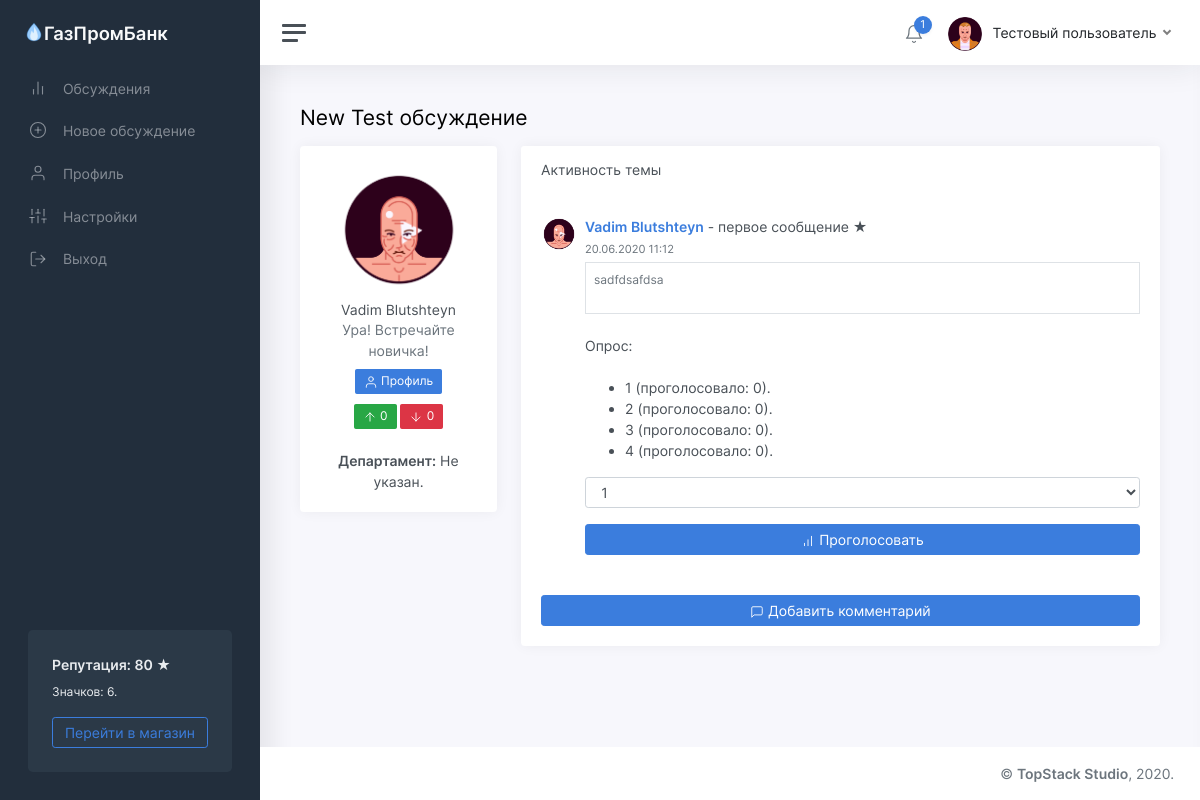
The app's page /thread/8 (signed in) with its own data.
### tables this page shows
CREATE TABLE "users" (
	"id"	INTEGER NOT NULL UNIQUE,
	"password"	TEXT NOT NULL,
	"email"	TEXT NOT NULL UNIQUE,
	"status"	TEXT NOT NULL,
	"rating"	INTEGER NOT NULL,
	"moderator"	INTEGER,
	"blocked"	INTEGER,
	"description"	TEXT,
	"name"	TEXT NOT NULL,
	"avatar"	INTEGER,
	"badges"	TEXT,
	"department"	TEXT,
	PRIMARY KEY("id")
);

CREATE TABLE "threads" (
	"id"	INTEGER NOT NULL UNIQUE,
	"owner"	INTEGER NOT NULL,
	"title"	TEXT NOT NULL,
	"content"	TEXT,
	"date"	INTEGER,
	"up"	INTEGER,
	"down"	INTEGER,
	"views"	INTEGER,
	"status"	TEXT,
	"department"	TEXT,
	PRIMARY KEY("id")
);

### app/views.py (the view)
@app.route('/thread/<identifier>')
def showThread(identifier):
	user = getUser(session['id'])
	thread = getThread(identifier)
	if thread:
		author = getUser(thread['owner'])
		survey = getSurvey(identifier)
		voiced = isVoiced('poll', identifier, user['id'])
		if thread['status'] == 'deleted':
			if user['id'] == thread['owner'] or user['moderator']:
				return render_template('thread.html', thread=thread, user=user, author=author, comments=getComments(identifier), message='deleted', survey=survey, voiced=voiced)
			return redirect('/threads?from=no_access')
		return render_template('thread.html', thread=thread, user=user, author=author, comments=getComments(identifier), message=request.args.get('from'), survey=survey, voiced=voiced)
	return redirect('/threads?from=not_found')

### app/functions.py (called while the page is built)
def getUser(identifier):
	conn = sqlite3.connect(db_path)
	conn.row_factory = sqlite3.Row
	cursor = conn.cursor()
	cursor.execute('SELECT * FROM users where id="%s"' % identifier)
	user = cursor.fetchone()
	if user:
		user = dict(user)
		user['badges'] = json.loads(user['badges'])
		user['notifications'] = getNotifications(identifier)
	return user

def statusToText(status):
	return statuses[status]

def fromTimestamp(timestamp):
	return datetime.utcfromtimestamp(timestamp + 3600 * 3).strftime('%d.%m.%Y %H:%M')

def getThread(identifier):
	conn = sqlite3.connect(db_path)
	conn.row_factory = sqlite3.Row
	cursor = conn.cursor()
	cursor.execute('UPDATE threads SET views=views+1 WHERE id="%s"' % identifier)
	conn.commit()
	cursor.execute('SELECT * FROM threads WHERE id="%s"' % identifier)
	thread = cursor.fetchone()
	if thread:
		thread = dict(thread)
		thread['viewed_status'] = statusToText(thread['status'])
		thread['date'] = fromTimestamp(thread['date'])
	return thread

def getComments(thread_id):
	conn = sqlite3.connect(db_path)
	conn.row_factory = sqlite3.Row
	cursor = conn.cursor()
	cursor.execute('SELECT * FROM comments WHERE thread_id=%s' % thread_id)
	comments = cursor.fetchall()
	for x in range(len(comments)):
		comments[x] = dict(comments[x])
		comments[x]['date'] = fromTimestamp(comments[x]['date'])
		author = getUser(comments[x]['owner'])
		comments[x]['author_name'] = author['name']
		comments[x]['author_avatar'] = author['avatar']
	return comments

def isVoiced(target, identifier, owner):
	conn = sqlite3.connect(db_path)
	cursor = conn.cursor()
	cursor.execute('SELECT * FROM voices WHERE target="%s" AND id=%s AND owner=%s' % (target, identifier, owner))
	if cursor.fetchone() == None:
		return False
	return True

def getNotifications(user_id):
	conn = sqlite3.connect(db_path)
	conn.row_factory = sqlite3.Row
	cursor = conn.cursor()
	cursor.execute('SELECT * FROM notifications WHERE owner=%s' % user_id)
	notifications = cursor.fetchall()
	for x in range(len(notifications)):
		notifications[x] = dict(notifications[x])
		notifications[x]['date'] = fromTimestamp(notifications[x]['date'])
	notifications.reverse()
	return notifications

def getSurvey(thread_id):
	conn = sqlite3.connect(db_path)
	cursor = conn.cursor()
	cursor.execute('SELECT variants FROM polls WHERE thread_id=%s' % thread_id)
	survey = cursor.fetchone()
	if survey:
		survey = json.loads(survey[0])
	return survey

### templates/thread.html (shortened to what this page needs)
<!DOCTYPE html>
<html lang="ru">
	<head>
		<link href="/static/css/app.css" rel="stylesheet">
	</head>
	<body>
		<div class="wrapper">
			<nav id="sidebar" class="sidebar">
				<div class="sidebar-content js-simplebar">
					<a class="sidebar-brand" href="index.html">
					<span class="align-middle"><img src="/static/img/icons/favicon.png" style="width: 20px; margin-bottom: 5px;"><div style="display: inline-block;">ГазПромБанк</div></span>
					</a>
					<ul class="sidebar-nav">
						<li class="sidebar-item">
							<a class="sidebar-link" href="/threads">
							<i class="align-middle" data-feather="bar-chart-2"></i> <span class="align-middle">Обсуждения</span>
							</a>
						</li>
						<li class="sidebar-item">
							<a class="sidebar-link" href="/threads/new">
							<i class="align-middle" data-feather="plus-circle"></i> <span class="align-middle">Новое обсуждение</span>
							</a>
						</li>
						<li class="sidebar-item">
							<a class="sidebar-link" href="/profile">
							<i class="align-middle" data-feather="user"></i> <span class="align-middle">Профиль</span>
							</a>
						</li>
						<li class="sidebar-item">
							<a class="sidebar-link" href="/settings">
							<i class="align-middle" data-feather="sliders"></i> <span class="align-middle">Настройки</span>
							</a>
						</li>
						<li class="sidebar-item">
							<a class="sidebar-link" href="/logout">
							<i class="align-middle" data-feather="log-out"></i> <span class="align-middle">Выход</span>
							</a>
						</li>
					</ul>
					<div class="sidebar-cta">
						<div class="sidebar-cta-content">
							<strong class="d-inline-block mb-2">Репутация: {{user.rating}} &#9733;</strong>
							<div class="mb-3 text-sm">
								Значков: {{user.badges.__len__()}}.
							</div>
							<a href="/shop" class="btn btn-outline-primary btn-block">Перейти в магазин</a>
						</div>
					</div>
				</div>
			</nav>
			<div class="main">
				<nav class="navbar navbar-expand navbar-light navbar-bg">
					<a class="sidebar-toggle d-flex">
					<i class="hamburger align-self-center"></i>
					</a>
					<div class="navbar-collapse collapse">
						<ul class="navbar-nav navbar-align">
							<li class="nav-item dropdown">
								<a class="nav-icon dropdown-toggle" href="#" id="alertsDropdown" data-toggle="dropdown">
									<div class="position-relative">
										<i class="align-middle" data-feather="bell"></i>
										<span class="indicator">{{user.notifications.__len__()}}</span>
									</div>
								</a>
							</li>
							<li class="nav-item dropdown">
								<a class="nav-link dropdown-toggle d-none d-sm-inline-block" href="#" data-toggle="dropdown">
								<img src="/static/img/avatars/{{user.avatar}}.png" class="avatar img-fluid rounded mr-1"/> <span class="text-dark">{{user.name}}</span>
								</a>
							</li>
						</ul>
					</div>
				</nav>
	            <main class="content">
	               <div class="container-fluid p-0">
	                  <h1 class="h3 mb-3">{{thread.title}}</h1>
	                  <div class="row">
	                     <div class="col-md-4 col-xl-3">
	                        <div class="card mb-3">
	                           <div class="card-body text-center">
	                              <img src="/static/img/avatars/{{author.avatar}}.png" class="img-fluid rounded-circle mb-2" width="128" height="128" />
	                              <h5 class="card-title mb-0">{{author.name}}</h5>
	                              <div class="text-muted mb-2">{{author.status}}</div>
	                              <div>
	                                 <a class="btn btn-primary btn-sm" href="/profile/{{author.id}}"><span data-feather="user"></span> Профиль</a>
	                              </div>
	                              <div style="padding-top: 10px;">
	                                 <a class="btn btn-success btn-sm" href="/voice/up/thread/{{thread.id}}"><span data-feather="arrow-up"></span> {{thread.up}}</a>
	                                 <a class="btn btn-danger btn-sm" href="/voice/down/thread/{{thread.id}}"><span data-feather="arrow-down"></span> {{thread.down}}</a>
	                                 <br><br><a><b>Департамент:</b> {{thread.department}}.</a>
	                              </div>
	                           </div>
	                        </div>
	                     </div>
	                     <div class="col-md-8 col-xl-9">
	                        <div class="card">
	                           <div class="card-header">
	                              <h5 class="card-title mb-0">Активность темы</h5>
	                           </div>
		                       <div class="card-body h-100">
	                              <div class="media">
	                                 <a href="/profile/{{author.id}}"><img src="/static/img/avatars/{{author.avatar}}.png" width="36" height="36" class="rounded-circle mr-2"></a>
	                                 <div class="media-body">
	                                    <strong><a href="/profile/{{author.id}}">{{author.name}}</a></strong> - первое сообщение &#9733;<br />
	                                    <small class="text-muted">{{thread.date}}</small>
	                                    <div class="border text-sm text-muted p-2 mt-1">
	                                       {{ thread.content|safe }}
	                                    </div>
	                                    {% if survey %}
		                                    <br>
		                                    <a>Опрос:</a>
		                                    <br><br>
		                                    <ul>
		                                    	{% for variant in survey.keys() %}
										          	<li>
										          		{{variant}} (проголосовало: {{survey[variant]}}).
										          	</li>
										        {% endfor %}
										    </ul>
										    {% if not voiced %}
			                                    <form action="/poll/{{thread.id}}" method="POST">
			                                    	<select class="form-control mb-3" name="variant">
			                                    	{% for variant in survey.keys() %}
											          	<option value="{{variant}}">{{variant}}</option>
											        {% endfor %}
											        </select>
											        <button type="submit" class="btn btn-primary btn-block"><span data-feather="bar-chart"></span> Проголосовать</button>
											    </form>
											{% endif %}
									    {% endif %}
	                                 </div>
	                              </div>
	                          </div>
		                        <div class="card-body">
	                            <a href="##" class="btn btn-primary btn-block" id="comment_button" onclick="document.getElementById('comment_button').style.display = 'none'; document.getElementById('comment_place').style.display = 'block';"><span data-feather="message-square"></span> Добавить комментарий</a></div>
		                        </div>
	                  </div>
	               </div>
	            </main>
				<footer class="footer">
					<div class="container-fluid">
						<div class="row text-muted">
							<div class="col-12 text-right">
								<p class="mb-0">
									<a href="https://topstack.dev" class="text-muted">&copy; <strong>TopStack Studio</strong></a>, 2020.
								</p>
							</div>
						</div>
					</div>
				</footer>
			</div>
		</div>
	</body>
</html>

### records on screen
users: rating "80", name "Тестовый пользователь"
threads: title "New Test обсуждение", up "0", down "0", department "Не указан", content "sadfdsafdsa"
users: name "Vadim Blutshteyn", status "Ура! Встречайте новичка!"

### other values on screen
{{ user.badges.__len__() }} "6"
{{ user.notifications.__len__() }} "1"
{{ thread.date }} "20.06.2020 11:12"
{{ variant }} "1" "2" "3" "4"
{{ survey[variant] }} "0" "0" "0" "0"
form field variant "1"
